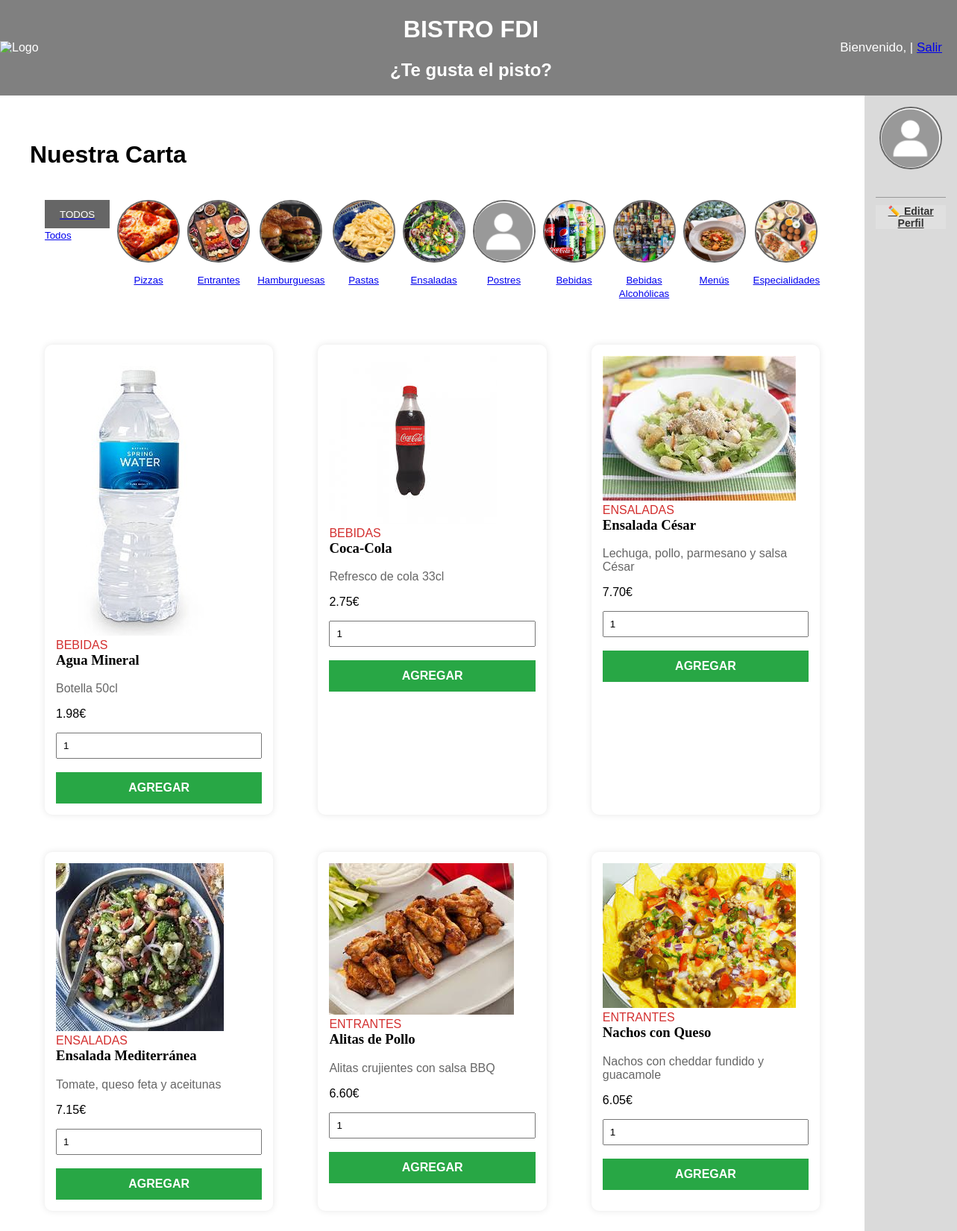
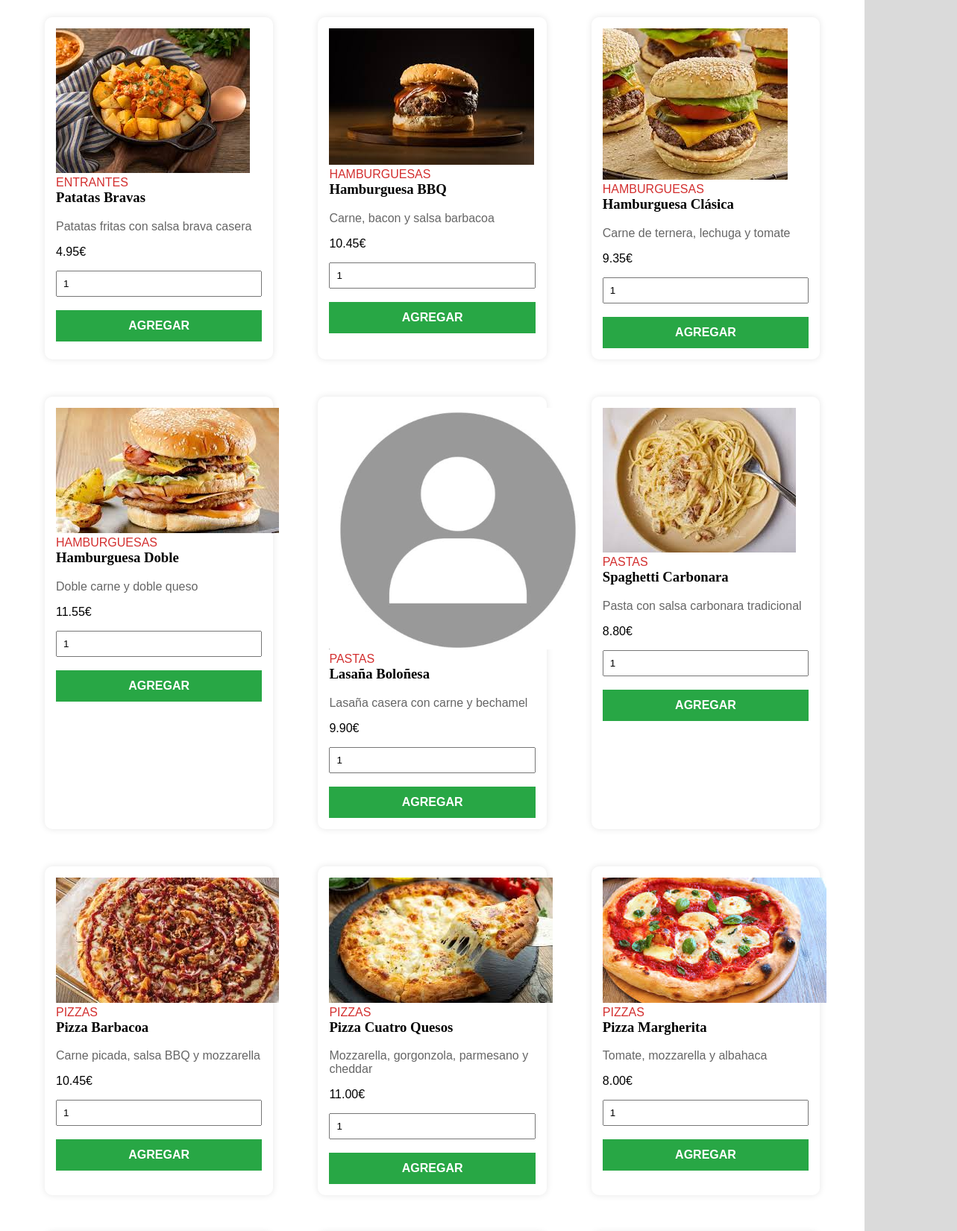
/includes/carta.php (signed in, upper part), run on the app's committed database (2 pictures, top to bottom).
### tables this page shows
CREATE TABLE Categorias (
    id INT AUTO_INCREMENT PRIMARY KEY,
    nombre VARCHAR(100) NOT NULL,
    descripcion TEXT,
    imagen_url VARCHAR(255) DEFAULT 'categorias/default.jpg'
);

CREATE TABLE Productos (
    id INT AUTO_INCREMENT PRIMARY KEY,
    id_categoria INT NOT NULL,
    nombre VARCHAR(100) NOT NULL,
    descripcion TEXT,
    imagen_url VARCHAR(255) DEFAULT 'productos/default.jpg',
    precio_base DECIMAL(10,2) NOT NULL,
    iva ENUM('4', '10', '21') NOT NULL,
    disponible BOOLEAN DEFAULT TRUE,
    ofertado BOOLEAN DEFAULT TRUE,  
    FOREIGN KEY (id_categoria) REFERENCES Categorias(id)
);

### includes/carta.php (the view, shortened to what this page needs)
<?php
$app = Aplicacion::getInstance();
$app->init();
$conn = $app->conexionBd();
$res_cats = $conn->query("SELECT * FROM Categorias");
$query = "SELECT p.*, c.nombre AS nombre_cat
          FROM Productos p
          JOIN Categorias c ON p.id_categoria = c.id
          WHERE p.disponible = 1 AND p.ofertado = 1";
$query .= " ORDER BY c.nombre, p.nombre";
$result = $conn->query($query);
include __DIR__ . '/vistas/comun/cabecera.php';
?>
<div class="contenedor-principal">
    <main class="contenido-central">
        <h1>Nuestra Carta</h1>
        <div class="contenedor-columnas">
            <a href="carta.php" >
                <div class="btn-gris">
                    <small>TODOS</small>
                </div>
                <small>Todos</small>
            </a>
            <?php while($cat = $res_cats->fetch_assoc()): ?>
                <a href="?cat=<?= $cat['id'] ?>" class="texto-centrado">
                    <img src="<?= RUTA_APP ?>/img/<?= ($cat['imagen_url'] ?? 'defecto.png') ?>"
                         class="avatar-usuario"
                         onerror="this.src='<?= RUTA_APP ?>/img/defecto.png'">
                    <br><small><?= htmlspecialchars($cat['nombre']) ?></small>
                </a>
            <?php endwhile; ?>
        </div>
        <?php if ($result && $result->num_rows > 0): ?>
            <div class="cuadricula-pedidos">
                <?php while ($prod = $result->fetch_assoc()): ?>
                    <div class="tarjeta tarjeta-formulario">
                        <img src="<?= RUTA_APP ?>/img/<?= ($prod['imagen_url'] ?? 'defecto.png') ?>"
                             onerror="this.src='<?= RUTA_APP ?>/img/defecto.png'">
                        <div>
                            <span class="texto-rojo" >
                                <?= strtoupper($prod['nombre_cat']) ?>
                            </span>
                            <h3 class="titulo-serif">
                                <?= htmlspecialchars($prod['nombre']) ?>
                            </h3>
                            <p class="texto-ayuda">
                                <?= htmlspecialchars($prod['descripcion']) ?>
                            </p>
                            <p>
                                <?= number_format($prod['precio_base'] * (1 + $prod['iva']/100), 2) ?>€
                            </p>
                            <form action="procesarCarrito.php" method="POST">
                                <div>
                                    <input type="number" name="cantidad" value="1" min="1" class="input-formulario">
                                    <br><br>
                                    <button type="submit" class="btn-listo">
                                        AGREGAR
                                    </button>
                                </div>
                            </form>
                        </div>
                    </div>
                <?php endwhile; ?>
            </div>
        <?php else: ?>
            <div class="cocina-vacia">
                <p>No hay productos en esta categoría.</p>
            </div>
        <?php endif; ?>
    </main>
    <?php include __DIR__ . '/vistas/comun/sideBarDer.php'; ?>
</div>
<?php include __DIR__ . '/vistas/comun/pie.php'; ?>

### includes/vistas/comun/cabecera.php (shortened to what this page needs)
<!DOCTYPE html>
<html lang="es">
<head>
    <link rel="stylesheet" type="text/css" href="<?= RUTA_APP ?>/css/estilos.css">
</head>
<body>
<header class="cabecera-bistro">
    <div class="seccion-cabecera logo-cabecera">
        <img src="<?= RUTA_APP ?>/img/logo.png" alt="Logo">
    </div>
    <div class="seccion-cabecera titulos-cabecera">
        <h1>BISTRO FDI</h1>
        <h2>¿Te gusta el pisto?</h2>
    </div>
    <div class="seccion-cabecera enlaces-cabecera">
        <?php if (isset($_SESSION['login'])): ?>
            Bienvenido, <?= htmlspecialchars($_SESSION['nombre'])?> |
            <a href="<?= RUTA_APP ?>/logout.php">Salir</a>
        <?php else: ?>
            <a href="<?= RUTA_APP ?>/login.php">Login</a> |
            <a href="<?= RUTA_APP ?>/registro.php">Registro</a>
        <?php endif; ?>
    </div>
</header>

### includes/vistas/comun/sideBarDer.php (shortened to what this page needs)
<aside class="barra-derecha">
    <?php if (isset($_SESSION['login'])): ?>
        <?php
            $avatar = (isset($_SESSION['avatar']) && $_SESSION['avatar'] !== '') ? $_SESSION['avatar'] : 'defecto.png';
            $rutaAvatar = RUTA_APP . '/img/' . $avatar;
        ?>
        <div class="info-perfil-usuario">
            <img src="<?= $rutaAvatar ?>" alt="Avatar del usuario" class="avatar-usuario">
        </div>
        <ul class="lista-barra-derecha">
            <li>
                <a href="<?= RUTA_APP ?>/includes/perfil.php" class="btn-editar-perfil">
                    ✏️ Editar Perfil
                </a>
            </li>
        </ul>
    <?php else: ?>
        <p>No has iniciado sesión.</p>
    <?php endif; ?>
</aside>

### includes/vistas/comun/pie.php (shortened to what this page needs)
</body>
</html>

### CSS/estilos.css (style rules this page uses)
body { font-family: sans-serif; margin: 0; }
.cabecera-bistro { background-color: grey; color: white; display: flex; align-items: center; justify-content: space-between; }
.seccion-cabecera { flex: 1; }
.logo-cabecera img { width: 230px; height: auto; display: block; }
.titulos-cabecera { text-align: center; }
.enlaces-cabecera { text-align: right; font-size: 17px; padding-right: 20px; }
.contenedor-principal { display: flex; background-color: #e0e0e0; min-height: 85vh; }
.contenido-central { flex-grow: 1; background-color: white; padding: 40px; }
.barra-derecha { width: 200px; background-color: #cccccc4a; padding: 15px; color: #333; font-size: 14px; min-height: 80vh; }
.info-perfil-usuario { text-align: center; border-bottom: 1px solid #999; padding-bottom: 10px; margin-bottom: 10px; }
.avatar-usuario { width: 80px; height: 80px; border-radius: 50%; object-fit: cover; border: 2px solid #666; margin-bottom: 10px; }
.btn-editar-perfil { color: #333; font-weight: bold; display: block; background: #e0e0e0; text-align: center; }
.lista-barra-izquierda, .lista-barra-derecha { list-style: none; padding: 0; margin: 0; }
.tarjeta-formulario { margin: 20px; border-radius: 10px; box-shadow: 0 0 10px rgba(0,0,0,0.1); }
.input-formulario { width: 100%; padding: 8px; box-sizing: border-box; }
.texto-ayuda { color: #666; }
.contenedor-columnas { display: flex; gap: 10px; padding: 20px; background-color: #ffffff; flex-grow: 1; overflow-x: auto; }
.tarjeta { background: white; padding: 15px; margin-bottom: 10px; }
.cuadricula-pedidos { display: grid; grid-template-columns: repeat(auto-fill, minmax(280px, 1fr)); gap: 20px; margin-top: 20px; }
.btn-listo { width: 100%; background: #28a745; color: white; border: none; padding: 12px; font-size: 1rem; font-weight: bold; cursor: pointer; }
.btn-gris { background: #666; color: white; padding: 10px 20px; text-decoration: none; }
.texto-rojo { color: #d32f2f; }
.texto-centrado { text-align: center; }
.titulo-serif { font-family: serif; font-size: 20; margin-top: 0; }

### data on the page
categorias: imagen_url (picture), nombre "Pizzas"
categorias: imagen_url (picture), nombre "Entrantes"
categorias: imagen_url (picture), nombre "Hamburguesas"
categorias: imagen_url (picture), nombre "Pastas"
categorias: imagen_url (picture), nombre "Ensaladas"
categorias: shows a picture, nombre "Postres"
categorias: imagen_url (picture), nombre "Bebidas"
categorias: imagen_url (picture), nombre "Bebidas Alcohólicas"
categorias: imagen_url (picture), nombre "Menús"
categorias: imagen_url (picture), nombre "Especialidades"
productos: imagen_url (picture), id_categoria.nombre "BEBIDAS", nombre "Agua Mineral", descripcion "Botella 50cl", $prod['precio_base'] * (1 + $prod['iva']/100) "1.98"
productos: imagen_url (picture), id_categoria.nombre "BEBIDAS", nombre "Coca-Cola", descripcion "Refresco de cola 33cl", $prod['precio_base'] * (1 + $prod['iva']/100) "2.75"
productos: imagen_url (picture), id_categoria.nombre "ENSALADAS", nombre "Ensalada César", descripcion "Lechuga, pollo, parmesano y salsa César", $prod['precio_base'] * (1 + $prod['iva']/100) "7.70"
productos: imagen_url (picture), id_categoria.nombre "ENSALADAS", nombre "Ensalada Mediterránea", descripcion "Tomate, queso feta y aceitunas", $prod['precio_base'] * (1 + $prod['iva']/100) "7.15"
productos: imagen_url (picture), id_categoria.nombre "ENTRANTES", nombre "Alitas de Pollo", descripcion "Alitas crujientes con salsa BBQ", $prod['precio_base'] * (1 + $prod['iva']/100) "6.60"
productos: imagen_url (picture), id_categoria.nombre "ENTRANTES", nombre "Nachos con Queso", descripcion "Nachos con cheddar fundido y guacamole", $prod['precio_base'] * (1 + $prod['iva']/100) "6.05"
productos: imagen_url (picture), id_categoria.nombre "ENTRANTES", nombre "Patatas Bravas", descripcion "Patatas fritas con salsa brava casera", $prod['precio_base'] * (1 + $prod['iva']/100) "4.95"
productos: imagen_url (picture), id_categoria.nombre "HAMBURGUESAS", nombre "Hamburguesa BBQ", descripcion "Carne, bacon y salsa barbacoa", $prod['precio_base'] * (1 + $prod['iva']/100) "10.45"
productos: imagen_url (picture), id_categoria.nombre "HAMBURGUESAS", nombre "Hamburguesa Clásica", descripcion "Carne de ternera, lechuga y tomate", $prod['precio_base'] * (1 + $prod['iva']/100) "9.35"
productos: imagen_url (picture), id_categoria.nombre "HAMBURGUESAS", nombre "Hamburguesa Doble", descripcion "Doble carne y doble queso", $prod['precio_base'] * (1 + $prod['iva']/100) "11.55"
productos: shows a picture, id_categoria.nombre "PASTAS", nombre "Lasaña Boloñesa", descripcion "Lasaña casera con carne y bechamel", $prod['precio_base'] * (1 + $prod['iva']/100) "9.90"
productos: imagen_url (picture), id_categoria.nombre "PASTAS", nombre "Spaghetti Carbonara", descripcion "Pasta con salsa carbonara tradicional", $prod['precio_base'] * (1 + $prod['iva']/100) "8.80"
productos: imagen_url (picture), id_categoria.nombre "PIZZAS", nombre "Pizza Barbacoa", descripcion "Carne picada, salsa BBQ y mozzarella", $prod['precio_base'] * (1 + $prod['iva']/100) "10.45"
productos: imagen_url (picture), id_categoria.nombre "PIZZAS", nombre "Pizza Cuatro Quesos", descripcion "Mozzarella, gorgonzola, parmesano y cheddar", $prod['precio_base'] * (1 + $prod['iva']/100) "11.00"
productos: imagen_url (picture), id_categoria.nombre "PIZZAS", nombre "Pizza Margherita", descripcion "Tomate, mozzarella y albahaca", $prod['precio_base'] * (1 + $prod['iva']/100) "8.00"
